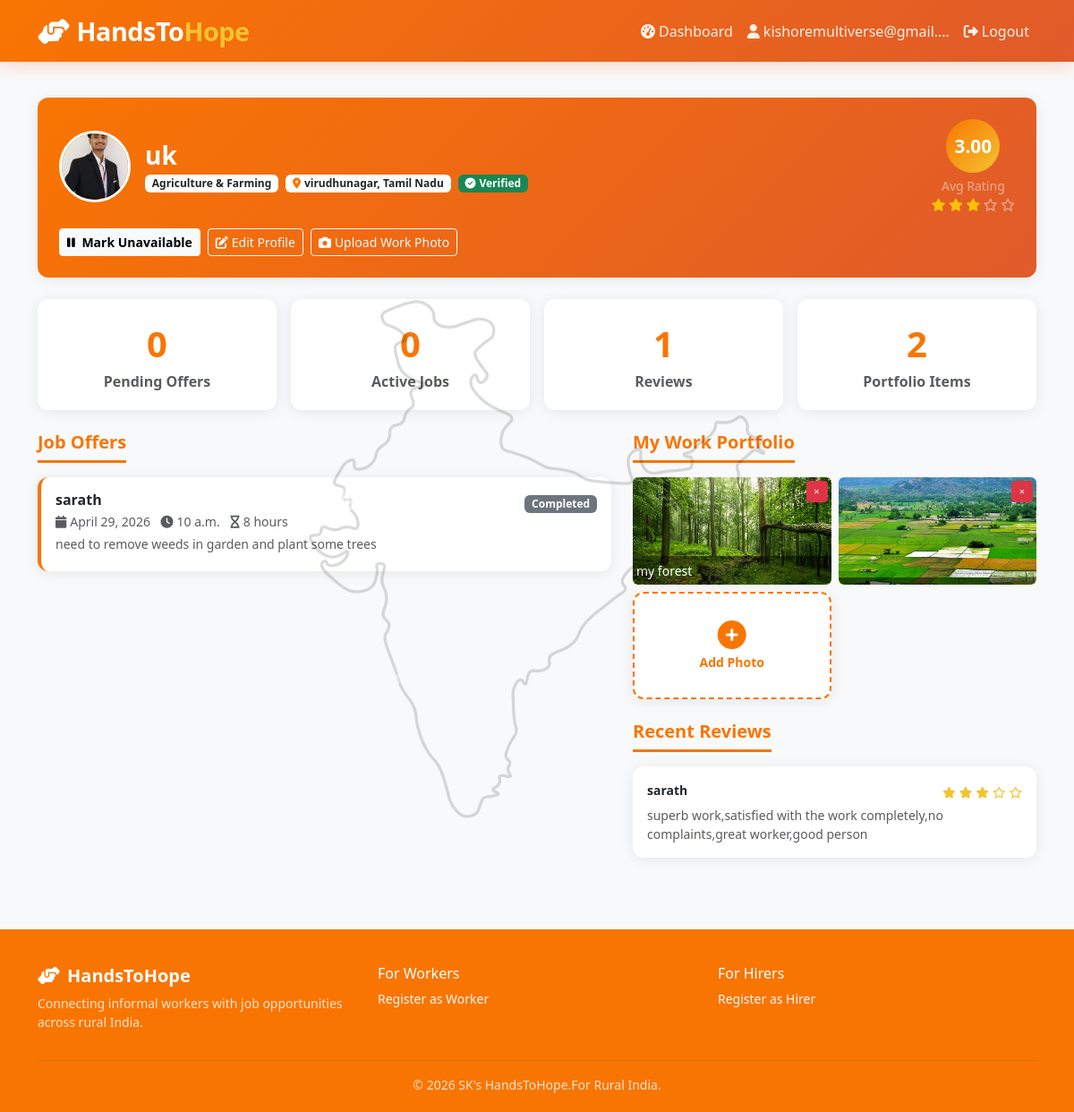
/workers/dashboard/ (signed in), run on an earlier commit of the app's database.
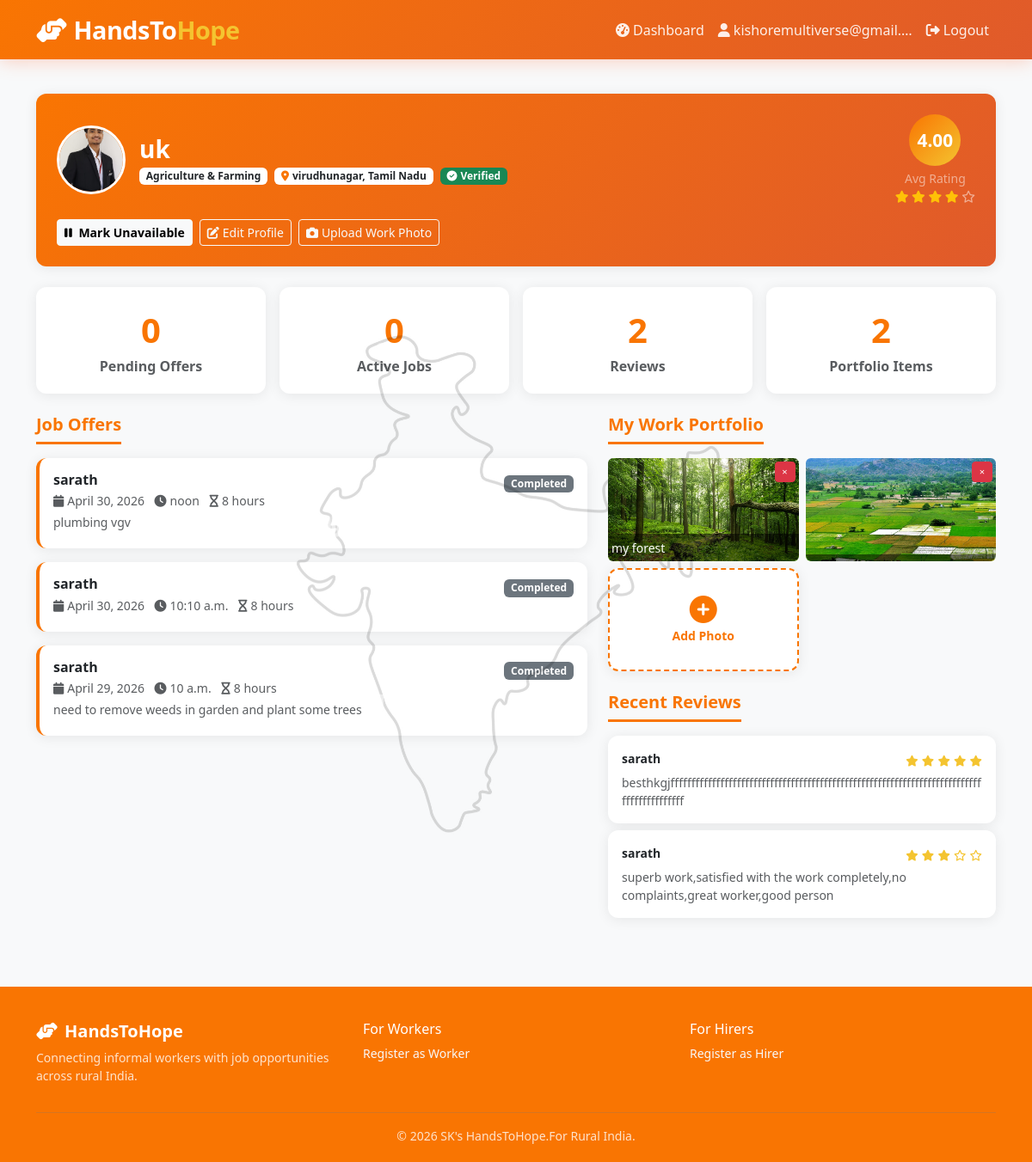
And on a later commit of the database.
### workers/models.py (models this page shows, shortened)
class WorkerProfile(models.Model):
    user = models.OneToOneField(settings.AUTH_USER_MODEL, on_delete=models.CASCADE, related_name='worker_profile')
    full_name = models.CharField(max_length=100)
    date_of_birth = models.DateField(null=True, blank=True)
    gender = models.CharField(max_length=10, choices=[('male', 'Male'), ('female', 'Female'), ('other', 'Other')])
    photo = models.ImageField(upload_to='workers/photos/', blank=True, null=True)
    aadhar_number = models.CharField(max_length=12, unique=True)
    aadhar_card_image = models.ImageField(upload_to='workers/aadhar/', blank=True, null=True)
    village_town = models.CharField(max_length=100)
    district = models.CharField(max_length=100)
    state = models.CharField(max_length=50, choices=STATES_CHOICES)
    pincode = models.CharField(max_length=6)
    full_address = models.TextField()
    primary_skill = models.CharField(max_length=50, choices=SKILL_CATEGORIES)
    secondary_skills = models.CharField(max_length=200, blank=True, help_text='Comma-separated')
    years_of_experience = models.PositiveIntegerField(default=0)
    brief_intro = models.TextField(help_text='Tell about your work experience')
    is_available = models.BooleanField(default=True)
    average_rating = models.DecimalField(max_digits=3, decimal_places=2, default=0.00)
    total_ratings = models.PositiveIntegerField(default=0)
    rating_score = models.DecimalField(max_digits=10, decimal_places=2, default=0.00,
                                        help_text='Blockchain-style score for verification accuracy')
    verification_status = models.CharField(max_length=10, choices=VERIFICATION_STATUS, default='pending')
    verified_at = models.DateTimeField(null=True, blank=True)
    created_at = models.DateTimeField(auto_now_add=True)
    updated_at = models.DateTimeField(auto_now=True)

class WorkerPortfolio(models.Model):
    worker = models.ForeignKey(WorkerProfile, on_delete=models.CASCADE, related_name='portfolio')
    image = models.ImageField(upload_to='workers/portfolio/')
    caption = models.CharField(max_length=200, blank=True)
    uploaded_at = models.DateTimeField(auto_now_add=True)

### jobs/models.py (models this page shows, shortened)
class JobOffer(models.Model):
    STATUS_CHOICES = (
        ('pending', 'Pending'),
        ('accepted', 'Accepted'),
        ('rejected', 'Rejected'),
        ('completed', 'Completed'),
        ('cancelled', 'Cancelled'),
    )
    hirer = models.ForeignKey('hirers.HirerProfile', on_delete=models.CASCADE, related_name='offers_sent')
    worker = models.ForeignKey('workers.WorkerProfile', on_delete=models.CASCADE, related_name='offers_received')
    status = models.CharField(max_length=10, choices=STATUS_CHOICES, default='pending')
    work_date = models.DateField()
    work_time = models.TimeField(null=True, blank=True)
    duration_hours = models.PositiveIntegerField(default=8, help_text='Expected hours of work')
    description = models.TextField(blank=True, help_text='Description of work to be done')
    offered_wage = models.DecimalField(max_digits=8, decimal_places=2, null=True, blank=True)
    created_at = models.DateTimeField(auto_now_add=True)
    completed_at = models.DateTimeField(null=True, blank=True)
    class Meta:
        ordering = ['-created_at']

class Review(models.Model):
    offer = models.OneToOneField(JobOffer, on_delete=models.CASCADE, related_name='review')
    worker = models.ForeignKey('workers.WorkerProfile', on_delete=models.CASCADE, related_name='reviews')
    hirer = models.ForeignKey('hirers.HirerProfile', on_delete=models.CASCADE, related_name='reviews_given')
    rating = models.PositiveIntegerField(
        validators=[MinValueValidator(1), MaxValueValidator(5)],
        help_text='Rating from 1 to 5 stars'
    )
    review_text = models.TextField(help_text='Describe the worker\'s performance in detail')
    is_approved = models.BooleanField(default=True, help_text='Admin can hide inappropriate reviews')
    is_fake = models.BooleanField(default=False, help_text='Flagged as fake by ML model')
    created_at = models.DateTimeField(auto_now_add=True)

### hirers/models.py (models this page shows, shortened)
class HirerProfile(models.Model):
    user = models.OneToOneField(settings.AUTH_USER_MODEL, on_delete=models.CASCADE, related_name='hirer_profile')
    full_name = models.CharField(max_length=100)
    company_name = models.CharField(max_length=100, blank=True)
    photo = models.ImageField(upload_to='hirers/photos/', blank=True, null=True)
    village_town = models.CharField(max_length=100)
    district = models.CharField(max_length=100)
    state = models.CharField(max_length=50)
    pincode = models.CharField(max_length=6)
    full_address = models.TextField()
    created_at = models.DateTimeField(auto_now_add=True)
    updated_at = models.DateTimeField(auto_now=True)

### workers/views.py (the view)
    def wrapper(request, *args, **kwargs):
        if not request.user.is_authenticated:
            return redirect('login')
        if request.user.user_type != 'worker':
            messages.error(request, 'Access denied.')
            return redirect('home')
        return view_func(request, *args, **kwargs)

### ml_models/predictor.py (called while the page is built)
def _get_trust_model():
    global _trust_model
    if _trust_model is None:
        _trust_model = joblib.load(os.path.join(MODELS_DIR, 'trust_score_rf.pkl'))
    return _trust_model

def compute_trust_score(features: dict) -> float:
    model = _get_trust_model()
    row = [float(features.get(f, 0)) for f in TRUST_FEATURES]
    score = model.predict(np.array(row).reshape(1, -1))[0]
    return round(float(np.clip(score, 0, 100)), 2)

def _profile_completeness(profile) -> float:
    fields = [
        bool(profile.photo),
        bool(profile.date_of_birth),
        bool(profile.brief_intro),
        bool(profile.secondary_skills),
        bool(profile.aadhar_card_image),
    ]
    return round(sum(fields) / len(fields), 2)

### workers/views.py (called while the page is built)
def worker_required(view_func):
    def wrapper(request, *args, **kwargs):
        if not request.user.is_authenticated:
            return redirect('login')
        if request.user.user_type != 'worker':
            messages.error(request, 'Access denied.')
            return redirect('home')
        return view_func(request, *args, **kwargs)
    return wrapper

### templates/workers/dashboard.html (shortened to what the changed rows need)
{% extends 'base.html' %}
{% block content %}
<div class="container py-4">
    <div class="row mb-4">
        <div class="col-12">
            <div class="card" style="background:linear-gradient(135deg,var(--saffron),#E05A2B);color:white;border:none;">
                <div class="card-body p-4">
                    <div class="d-flex align-items-center gap-3 flex-wrap">
                        {% if profile.photo %}
                            <img src="{{ profile.photo.url }}" class="profile-photo" style="border-color:white" alt="Profile">
                        {% else %}
                            <div style="width:80px;height:80px;border-radius:50%;background:rgba(255,255,255,0.3);display:flex;align-items:center;justify-content:center;border:3px solid white;">
                                <i class="fas fa-user fa-2x text-white"></i>
                            </div>
                        {% endif %}
                        <div class="flex-grow-1">
                            <h3 class="fw-bold mb-1">{{ profile.full_name }}</h3>
                            <div class="d-flex gap-2 flex-wrap">
                                <span class="badge bg-white text-dark">{{ profile.get_primary_skill_display }}</span>
                                <span class="badge bg-white text-dark"><i class="fas fa-map-marker-alt me-1" style="color:var(--saffron)"></i>{{ profile.district }}, {{ profile.state }}</span>
                                {% if profile.verification_status == 'verified' %}
                                    <span class="badge bg-success"><i class="fas fa-check-circle me-1"></i>Verified</span>
                                {% elif profile.verification_status == 'pending' %}
                                    <span class="badge bg-warning text-dark"><i class="fas fa-clock me-1"></i>Verification Pending</span>
                                {% else %}
                                    <span class="badge bg-danger">Verification Rejected</span>
                                {% endif %}
                            </div>
                        </div>
                        <div class="text-center">
                            <div class="rating-circle">{{ profile.average_rating }}</div>
                            <div class="mt-1 text-white-50 small">Avg Rating</div>
                            <div class="small">
                                {% for i in "12345" %}
                                    {% if forloop.counter <= profile.average_rating %}
                                        <i class="fas fa-star text-warning"></i>
                                    {% else %}
                                        <i class="far fa-star text-white-50"></i>
                                    {% endif %}
                                {% endfor %}
                            </div>
                        </div>
                    </div>
                </div>
            </div>
        </div>
    </div>
    {% if profile.verification_status == 'verified' %}
    <div class="row g-3 mb-4">
        <div class="col-md-3 col-6">
            <div class="stat-card">
                <div class="stat-number">{{ pending_offers.count }}</div>
                <p class="mb-0 fw-bold text-muted">Pending Offers</p>
            </div>
        </div>
        <div class="col-md-3 col-6">
            <div class="stat-card">
                <div class="stat-number">{{ accepted_offers.count }}</div>
                <p class="mb-0 fw-bold text-muted">Active Jobs</p>
            </div>
        </div>
        <div class="col-md-3 col-6">
            <div class="stat-card">
                <div class="stat-number">{{ profile.total_ratings }}</div>
                <p class="mb-0 fw-bold text-muted">Reviews</p>
            </div>
        </div>
        <div class="col-md-3 col-6">
            <div class="stat-card">
                <div class="stat-number">{{ portfolio.count }}</div>
                <p class="mb-0 fw-bold text-muted">Portfolio Items</p>
            </div>
        </div>
    </div>
    {% endif %}
    <div class="row g-4">
        <div class="col-md-7">
            {% if offers %}
                {% for offer in offers %}
                <div class="card mb-3 worker-card">
                    <div class="card-body">
                        <div class="d-flex justify-content-between align-items-start flex-wrap gap-2">
                            <div>
                                <h6 class="fw-bold mb-1">{{ offer.hirer.full_name }}
                                </h6>
                                <p class="text-muted small mb-1">
                                    <i class="fas fa-calendar me-1"></i>{{ offer.work_date }}
                                    {% if offer.work_time %}<i class="fas fa-clock ms-2 me-1"></i>{{ offer.work_time }}{% endif %}
                                    <i class="fas fa-hourglass ms-2 me-1"></i>{{ offer.duration_hours }} hours
                                </p>
                                {% if offer.description %}
                                    <p class="text-muted small mb-1">{{ offer.description|truncatechars:80 }}</p>
                                {% endif %}
                            </div>
                            <div>
                                {% if offer.status == 'pending' %}
                                    <span class="badge badge-pending mb-2 d-block text-center">Pending</span>
                                    <form method="post" action="{% url 'respond_offer' offer.id %}" class="d-flex gap-2">
                                        {% csrf_token %}
                                        <button name="action" value="accept" class="btn btn-success btn-sm">
                                            <i class="fas fa-check me-1"></i>Accept
                                        </button>
                                        <button name="action" value="reject" class="btn btn-outline-danger btn-sm">
                                            <i class="fas fa-times me-1"></i>Reject
                                        </button>
                                    </form>
                                {% elif offer.status == 'accepted' %}
                                    <span class="badge badge-verified">Active</span>
                                {% elif offer.status == 'completed' %}
                                    <span class="badge bg-secondary">Completed</span>
                                {% elif offer.status == 'rejected' %}
                                    <span class="badge bg-danger">Rejected</span>
                                {% endif %}
                            </div>
                        </div>
                    </div>
                </div>
                {% endfor %}
            {% else %}
                <div class="card p-4 text-center text-muted">
                    <i class="fas fa-inbox fa-3x mb-2 opacity-25"></i>
                    <p>No job offers yet. Make sure your profile is complete and you're marked as available.</p>
                </div>
            {% endif %}
        </div>
        <div class="col-md-5">
            <div class="row g-2 mb-4">
                {% for item in portfolio %}
                <div class="col-6">
                    <div class="position-relative">
                        <img src="{{ item.image.url }}" class="img-fluid rounded" style="height:120px;width:100%;object-fit:cover;" alt="{{ item.caption }}">
                        <div class="position-absolute bottom-0 start-0 end-0 p-1" style="background:rgba(0,0,0,0.5);border-radius:0 0 8px 8px;">
                            <small class="text-white">{{ item.caption|truncatechars:20 }}</small>
                        </div>
                        <a href="{% url 'delete_portfolio' item.pk %}" class="position-absolute top-0 end-0 m-1 btn btn-danger btn-sm" style="width:24px;height:24px;padding:0;font-size:0.7rem;display:flex;align-items:center;justify-content:center;"
                           onclick="return confirm('Delete this image?')">×</a>
                    </div>
                </div>
                {% endfor %}
            </div>
            {% if reviews %}
                {% for review in reviews|slice:":3" %}
                <div class="card mb-2">
                    <div class="card-body p-3">
                        <div class="d-flex justify-content-between mb-1">
                            <strong class="small">{{ review.hirer.full_name }}</strong>
                            <div class="star-rating">
                                {% for i in "12345" %}
                                    <i class="fa{% if forloop.counter <= review.rating %}s{% else %}r{% endif %} fa-star" style="font-size:0.8rem;"></i>
                                {% endfor %}
                            </div>
                        </div>
                        <p class="text-muted small mb-0">{{ review.review_text|truncatechars:100 }}</p>
                    </div>
                </div>
                {% endfor %}
            {% else %}
                <p class="text-muted small">No reviews yet.</p>
            {% endif %}
        </div>
    </div>
</div>
{% endblock %}

What changed in the data, as far as the page shows it:
changed WorkerProfile "uk": average_rating "3.00" → "4.00"; total_ratings "1" → "2"
added JobOffer: hirer.full_name "sarath", work_date "April 30, 2026", work_time "noon", duration_hours "8", description "plumbing vgv", status "Completed"
added JobOffer: hirer.full_name "sarath", work_date "April 30, 2026", work_time "10:10 a.m.", duration_hours "8", status "Completed"
added Review: hirer.full_name "sarath", rating 5 (drawn), review_text "besthkgjffffffffffffffffffffffffffffffffffffffffffffffffffffffffffffffffffffffffffffffffffffffffff"
